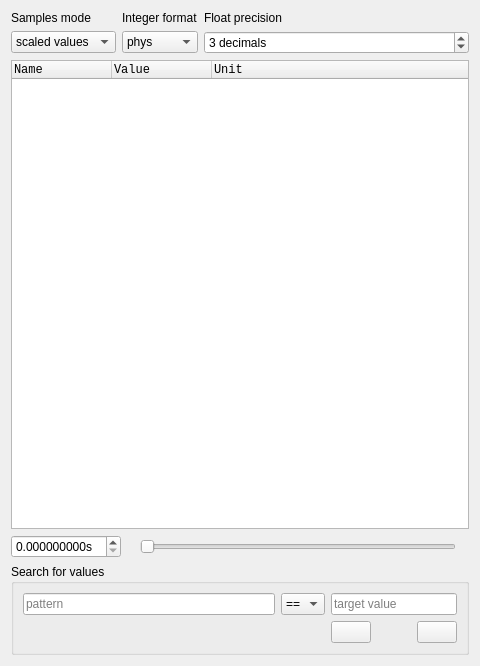
<?xml version="1.0" encoding="UTF-8"?>
<ui version="4.0">
 <class>NumericDisplay</class>
 <widget class="QWidget" name="NumericDisplay">
  <property name="geometry">
   <rect>
    <x>0</x>
    <y>0</y>
    <width>480</width>
    <height>666</height>
   </rect>
  </property>
  <property name="windowTitle">
   <string>Form</string>
  </property>
  <layout class="QVBoxLayout" name="verticalLayout" stretch="0,1,0,0">
   <item>
    <layout class="QGridLayout" name="gridLayout_2" columnstretch="0,0,1">
     <item row="0" column="0">
      <widget class="QLabel" name="label_4">
       <property name="text">
        <string>Samples mode</string>
       </property>
      </widget>
     </item>
     <item row="1" column="0">
      <widget class="QComboBox" name="mode_selection">
       <property name="currentIndex">
        <number>1</number>
       </property>
       <item>
        <property name="text">
         <string>raw values</string>
        </property>
       </item>
       <item>
        <property name="text">
         <string>scaled values</string>
        </property>
       </item>
      </widget>
     </item>
     <item row="0" column="1">
      <widget class="QLabel" name="label_5">
       <property name="text">
        <string>Integer format</string>
       </property>
      </widget>
     </item>
     <item row="1" column="1">
      <widget class="QComboBox" name="format_selection">
       <item>
        <property name="text">
         <string>phys</string>
        </property>
       </item>
       <item>
        <property name="text">
         <string>hex</string>
        </property>
       </item>
       <item>
        <property name="text">
         <string>bin</string>
        </property>
       </item>
      </widget>
     </item>
     <item row="0" column="2">
      <widget class="QLabel" name="label_6">
       <property name="text">
        <string>Float precision</string>
       </property>
      </widget>
     </item>
     <item row="1" column="2">
      <widget class="QSpinBox" name="float_precision">
       <property name="suffix">
        <string> decimals</string>
       </property>
       <property name="prefix">
        <string/>
       </property>
       <property name="maximum">
        <number>15</number>
       </property>
       <property name="value">
        <number>3</number>
       </property>
      </widget>
     </item>
    </layout>
   </item>
   <item>
    <widget class="NumericTreeWidget" name="channels">
     <property name="font">
      <font>
       <family>Lucida Console</family>
      </font>
     </property>
     <property name="dragDropMode">
      <enum>QAbstractItemView::InternalMove</enum>
     </property>
     <property name="alternatingRowColors">
      <bool>true</bool>
     </property>
     <property name="columnCount">
      <number>3</number>
     </property>
     <column>
      <property name="text">
       <string>Name</string>
      </property>
     </column>
     <column>
      <property name="text">
       <string>Value</string>
      </property>
     </column>
     <column>
      <property name="text">
       <string>Unit</string>
      </property>
     </column>
    </widget>
   </item>
   <item>
    <layout class="QHBoxLayout" name="horizontalLayout" stretch="0,0,1,0">
     <item>
      <widget class="QDoubleSpinBox" name="timestamp">
       <property name="suffix">
        <string>s</string>
       </property>
       <property name="decimals">
        <number>9</number>
       </property>
       <property name="singleStep">
        <double>0.001000000000000</double>
       </property>
      </widget>
     </item>
     <item>
      <widget class="QLabel" name="min_t">
       <property name="text">
        <string/>
       </property>
      </widget>
     </item>
     <item>
      <widget class="QSlider" name="timestamp_slider">
       <property name="maximum">
        <number>9999</number>
       </property>
       <property name="orientation">
        <enum>Qt::Horizontal</enum>
       </property>
       <property name="invertedAppearance">
        <bool>false</bool>
       </property>
       <property name="invertedControls">
        <bool>false</bool>
       </property>
       <property name="tickPosition">
        <enum>QSlider::NoTicks</enum>
       </property>
       <property name="tickInterval">
        <number>1</number>
       </property>
      </widget>
     </item>
     <item>
      <widget class="QLabel" name="max_t">
       <property name="text">
        <string/>
       </property>
      </widget>
     </item>
    </layout>
   </item>
   <item>
    <widget class="QGroupBox" name="groupBox">
     <property name="title">
      <string>Search for values</string>
     </property>
     <layout class="QGridLayout" name="gridLayout" columnstretch="1,0,0">
      <item row="0" column="0">
       <widget class="QLineEdit" name="pattern_match">
        <property name="placeholderText">
         <string>pattern</string>
        </property>
       </widget>
      </item>
      <item row="0" column="1">
       <widget class="QComboBox" name="op">
        <item>
         <property name="text">
          <string>==</string>
         </property>
        </item>
        <item>
         <property name="text">
          <string>!=</string>
         </property>
        </item>
        <item>
         <property name="text">
          <string>&lt;</string>
         </property>
        </item>
        <item>
         <property name="text">
          <string>&lt;=</string>
         </property>
        </item>
        <item>
         <property name="text">
          <string>&gt;</string>
         </property>
        </item>
        <item>
         <property name="text">
          <string>&gt;=</string>
         </property>
        </item>
       </widget>
      </item>
      <item row="0" column="2">
       <widget class="QLineEdit" name="target">
        <property name="placeholderText">
         <string>target value</string>
        </property>
       </widget>
      </item>
      <item row="1" column="0">
       <widget class="QLabel" name="match">
        <property name="text">
         <string/>
        </property>
       </widget>
      </item>
      <item row="1" column="2">
       <layout class="QHBoxLayout" name="horizontalLayout_3">
        <item>
         <widget class="QPushButton" name="backward">
          <property name="text">
           <string/>
          </property>
          <property name="icon">
           <iconset resource="resource.qrc">
            <normaloff>:/right.png</normaloff>:/right.png</iconset>
          </property>
         </widget>
        </item>
        <item>
         <spacer name="horizontalSpacer_4">
          <property name="orientation">
           <enum>Qt::Horizontal</enum>
          </property>
          <property name="sizeHint" stdset="0">
           <size>
            <width>40</width>
            <height>20</height>
           </size>
          </property>
         </spacer>
        </item>
        <item>
         <widget class="QPushButton" name="forward">
          <property name="text">
           <string/>
          </property>
          <property name="icon">
           <iconset resource="resource.qrc">
            <normaloff>:/left.png</normaloff>:/left.png</iconset>
          </property>
         </widget>
        </item>
       </layout>
      </item>
     </layout>
    </widget>
   </item>
  </layout>
 </widget>
 <customwidgets>
  <customwidget>
   <class>NumericTreeWidget</class>
   <extends>QTreeWidget</extends>
   <header>asammdf/gui/widgets/tree_numeric.h</header>
  </customwidget>
 </customwidgets>
 <tabstops>
  <tabstop>timestamp</tabstop>
  <tabstop>pattern_match</tabstop>
  <tabstop>op</tabstop>
  <tabstop>target</tabstop>
  <tabstop>backward</tabstop>
  <tabstop>forward</tabstop>
  <tabstop>channels</tabstop>
 </tabstops>
 <resources>
  <include location="resource.qrc"/>
 </resources>
 <connections/>
</ui>
